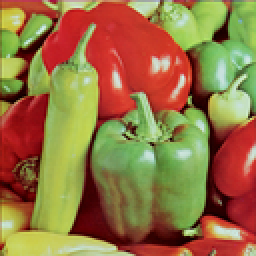
%> input picture Visione Artificiale/imgs/peppers.png, 128 x 128 px, shrunk from 512 x 512 before the run (shown 2 times larger)
$ octave esercizio_seam_carving.m   (GNU Octave 9; MATLAB toolbox functions it lacks are replaced by stand-ins)
%> lines starting %> are read from the running program, lines starting %| are printed output that depends on the picture
%> further down, img is the input picture: size 128x128x3 uint8; mean R, G, B 149.9, 115.8, 66.6
### Visione Artificiale/Seam Carving/seam_carving.m
function img_out = seam_carving(img_in, n_cols)
%> called with n_cols = 50
% Riduce la larghezza di un'immagine di n_cols colonne usando seam carving.
% img_in: immagine input (RGB o grayscale)
% n_cols: numero di colonne da rimuovere

img = im2double(img_in);
%> img: size 128x128x3 double
for k = 1:n_cols
    if size(img, 3) == 3
        gray = rgb2gray(img);
    else
        gray = img;
    end

    % Calcola energia come modulo del gradiente
    [gx, gy] = gradient(gray);
    energy = abs(gx) + abs(gy);

    % Programmazione dinamica per mappa energia cumulativa
    [h, w] = size(energy);
    M = energy;
    backtrack = zeros(h, w);

    for i = 2:h
        for j = 1:w
            if j == 1
                [val, idx] = min([M(i-1,j), M(i-1,j+1)]);
                backtrack(i,j) = j - 1 + idx;
            elseif j == w
                [val, idx] = min([M(i-1,j-1), M(i-1,j)]);
                backtrack(i,j) = j - 2 + idx;
            else
                [val, idx] = min([M(i-1,j-1), M(i-1,j), M(i-1,j+1)]);
                backtrack(i,j) = j - 2 + idx;
            end
            M(i,j) = M(i,j) + val;
        end
    end

    % Trova seam minimo
    seam = zeros(h,1);
    [~, seam(h)] = min(M(h,:));
    for i = h-1:-1:1
        seam(i) = backtrack(i+1, seam(i+1));
    end

    % Rimuovi seam
    for i = 1:h
        img(i, seam(i):end-1, :) = img(i, seam(i)+1:end, :);
    end
    img = img(:,1:end-1,:);
end
%> this loop made 50 passes
%> pass 1, in seam_carving, `[gx, gy] = gradient(gray);`:
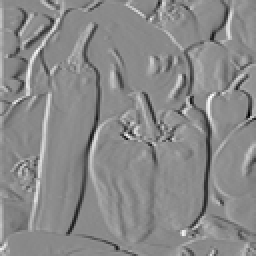
%> gx: size 128x128 double (shown 2 times larger); min -0.425, max 0.364, mean 0.00101; drawn with min black and max white
%> pass 1, in seam_carving, `[gx, gy] = gradient(gray);`:
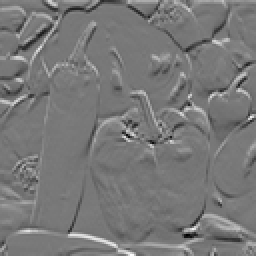
%> gy: size 128x128 double (shown 2 times larger); min -0.395, max 0.441, mean 0.000915; drawn with min black and max white
%> pass 1, in seam_carving, `energy = abs(gx) + abs(gy);`:
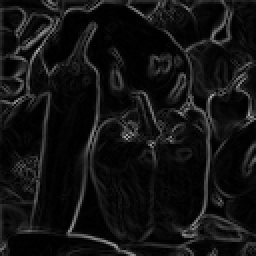
%> energy: size 128x128 double (shown 2 times larger); min 2.09e-05, max 0.663, mean 0.0732
%> after the loop:
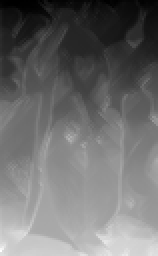
%> M: size 128x79 double (shown 2 times larger); min 0.0159, max 6.07, mean 2.65; drawn with min black and max white
%> after the loop:
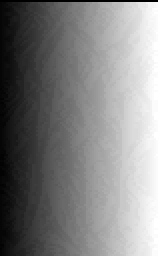
%> backtrack: size 128x79 double (shown 2 times larger); min 0, max 79, mean 39.8; drawn with min black and max white
%> after the loop:
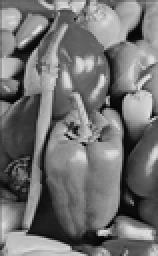
%> gray: size 128x79 double (shown 2 times larger); min 0.00938, max 0.911, mean 0.451
%> after the loop:
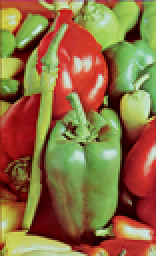
%> img: size 128x78x3 double (shown 2 times larger); mean R, G, B 0.556, 0.435, 0.257
%> after the loop, idx = 1; seam = 128 values, max 45 at index 128, min 28 at index 56, mean 35.1; val = 5.24

img_out = img;
end

### Visione Artificiale/Seam Carving/esercizio_seam_carving.m
img = imread('../imgs/peppers.png'); % Immagine RGB
n = 50; % Numero di colonne da rimuovere

img_out = seam_carving(img, n);

% Visualizzazione
figure;
imshow(img);
title('Originale');

figure;
imshow(img_out);
title(['Dopo Seam Carving (rimosse ', num2str(n), ' colonne)']);
